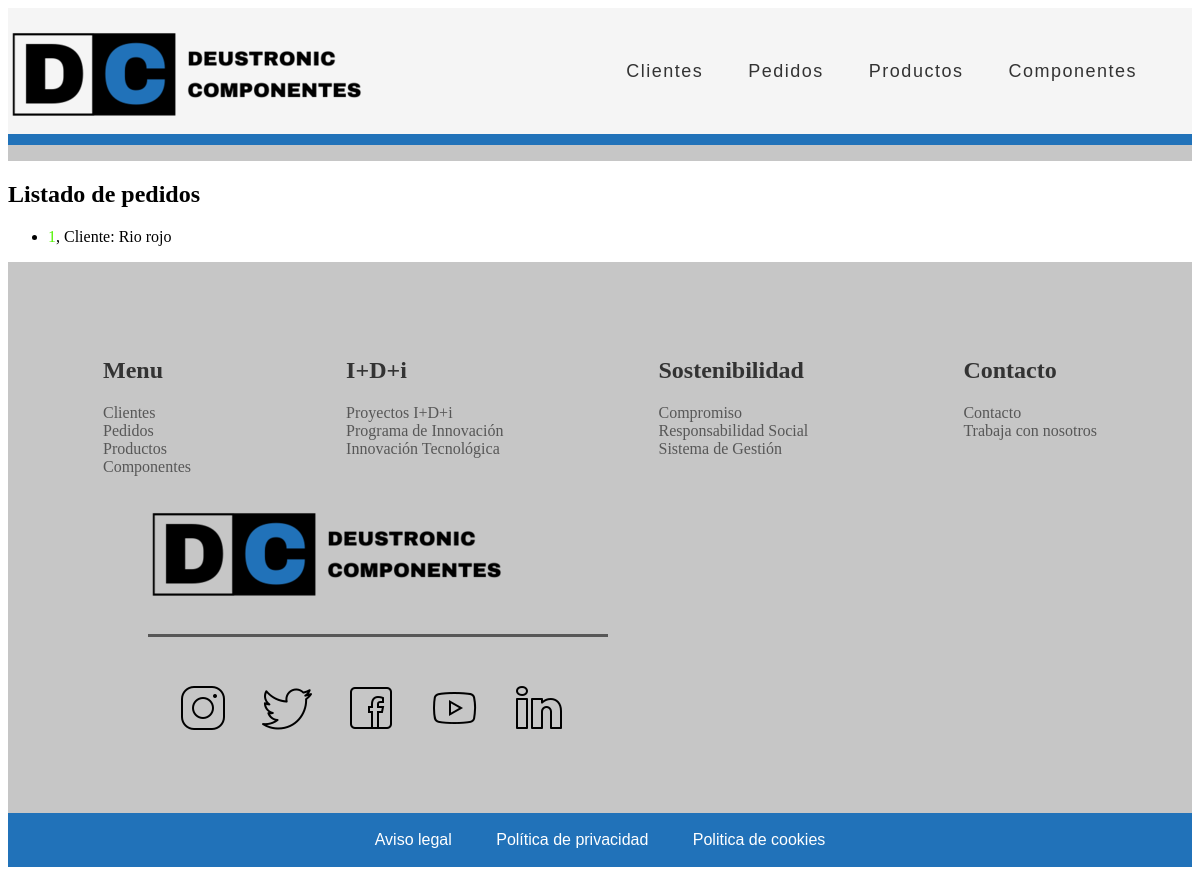
Page /appGestionPedidos/pedido/list on the earlier database version.
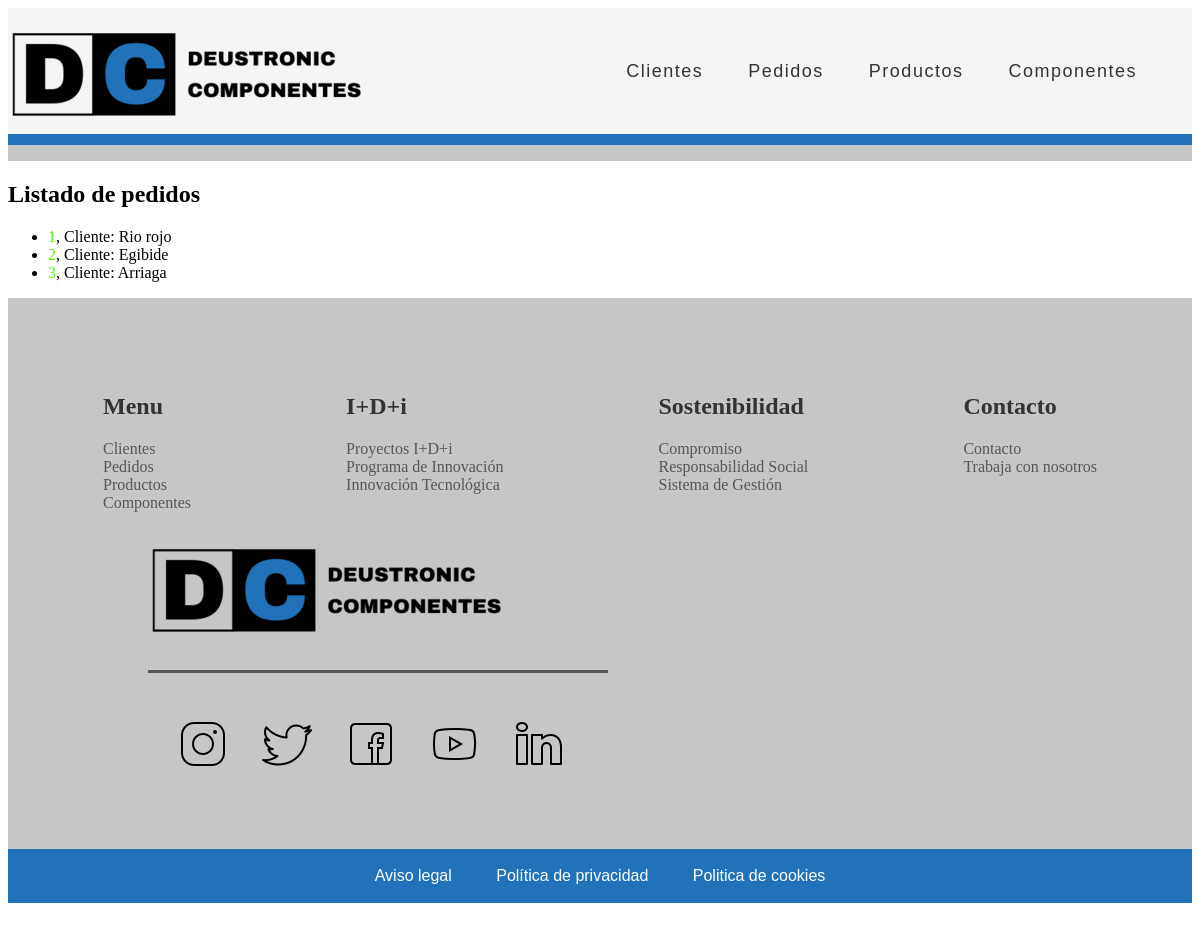
Same page on the later database version.
### appGestionPedidos/models.py (models this page shows, shortened)
class Pedido(models.Model):
    referencia = models.IntegerField(unique=True)
    producto = models.ManyToManyField(Producto, through="ProductoPedido")
    fecha = models.DateField()
    cliente = models.ForeignKey(Cliente, on_delete=models.CASCADE)
    precioTotal = models.FloatField(blank=True, null=True)

class Cliente(models.Model):
    CIF = models.CharField(max_length=9, unique=True)
    nombreEmpresa = models.CharField(max_length=16)
    direccion = models.CharField(max_length=60)
    datosContacto = models.CharField(max_length=60)

### appGestionPedidos/views.py (the view)
# urls.py: path('pedido/list', views.PedidoListView.as_view(), name='pedido'),
class PedidoListView(ListView):
    model = Pedido

### appGestionPedidos/templates/appGestionPedidos/pedido_list.html (shortened to what this page needs)
{% extends "base.html" %}
{% block contenido %}
    <h2>Listado de pedidos</h2>
    {% if pedido_list %}
        <ul>
        {% for pedido in pedido_list %}
            <li>
                <a href="/appGestionPedidos/pedido_list/{{ pedido.id }}">{{ pedido.id }}</a>, Cliente: {{ pedido.cliente.nombreEmpresa }}
            </li>
        {% endfor %}
        </ul>
    {% else %}
    <p>No hay pedidos creados.</p>
    {% endif %}
{% endblock %}

Differences in the rows shown:
added Pedido: id "2", cliente.nombreEmpresa "Egibide"
added Pedido: id "3", cliente.nombreEmpresa "Arriaga"
